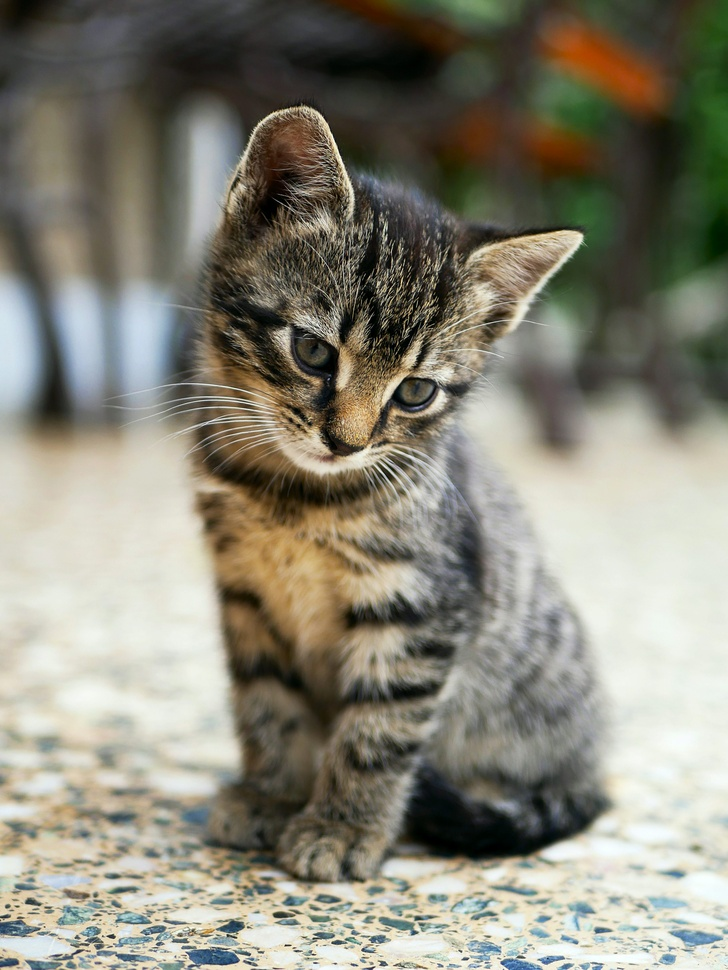
%> input picture pictures/cat.jpeg, 728 x 970 px, shrunk from 3000 x 3999 before the run
$ octave partA.m   (GNU Octave 9; MATLAB toolbox functions it lacks are replaced by stand-ins)
%> lines starting %> are read from the running program, lines starting %| are printed output that depends on the picture; in (x1, y1, x2, y2) boxes, pixels count from 0 and x2, y2 are one past the last pixel; in counts of white or black regions, pixels touching at a corner belong together; the program's own positions count from 1
% Apply low pass filtering by multiplication in frequency domain. Show filtered image in spatial domain.
% Apply high pass filtering by multiplication in frequency domain. Show filtered image in spatial domain.
% Add noise to your images. Does spatial domain filtering (median filtering, spatial domain gauss filter, etc.) work better to remove this noise or frequency domain filtering?
clear all;
close all;

img1 = rgb2gray(imread("../../pictures/cat.jpeg"));
%> img1: size 970x728 uint8; min 0, max 254, mean 132.8
img2 = rgb2gray(imread("../../pictures/dog.png"));
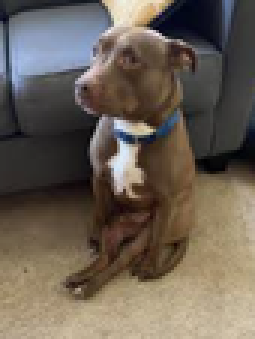
%> input picture pictures/dog.png, 85 x 113 px, shrunk from 350 x 466 before the run (shown 3 times larger)
%> img2: size 113x85 uint8; min 0, max 240, mean 98.2

figure();
imshow(img1);
title("Original Image 1");
figure();
imshow(img2);
title("Original Image 2");

% Convert img to frequency domain
I1 = fftshift(fft2(img1));
I2 = fftshift(fft2(img2));

% Make LPF and HPF
LPF1 = make_filter(I1, 30, 'lowpass');
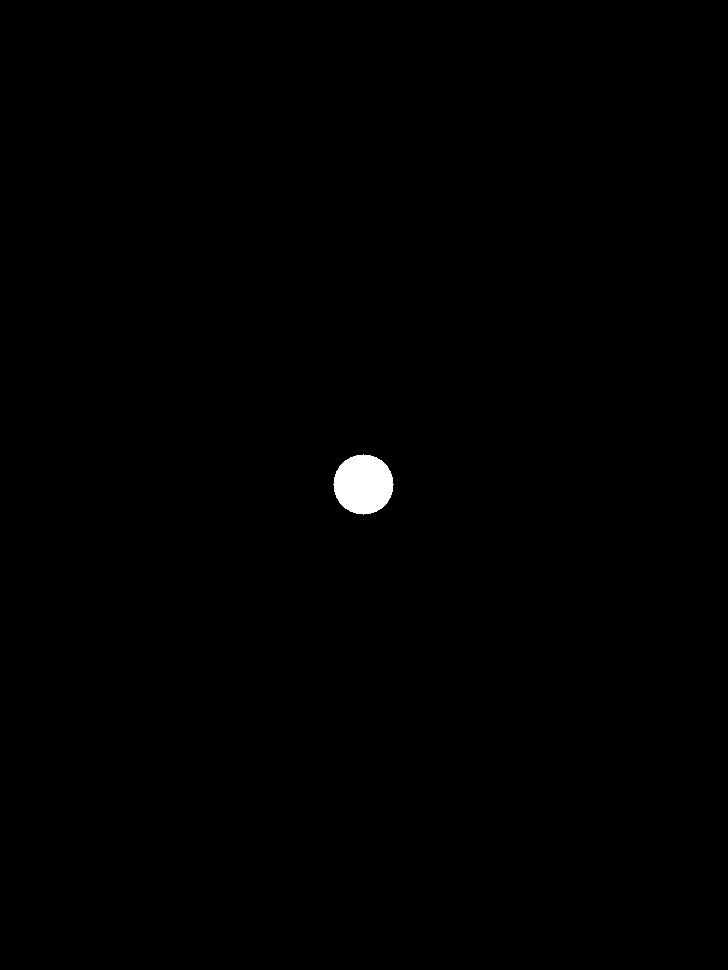
%> LPF1: size 970x728 double; values 0 (black) and 1 (white), 0.4% white; 1 white region, box (x1, y1, x2, y2) and area: (333, 454, 394, 515) 2821
HPF1 = make_filter(I1, 30, 'highpass');

LPF2 = make_filter(I2, 30, 'lowpass');
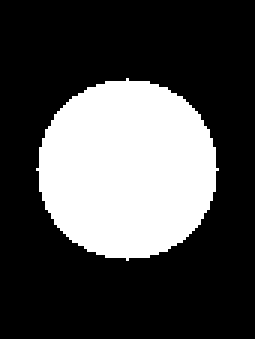
%> LPF2: size 113x85 double (shown 3 times larger); values 0 (black) and 1 (white), 29.4% white; 1 white region, box (x1, y1, x2, y2) and area: (12, 26, 73, 87) 2821
HPF2 = make_filter(I2, 30, 'highpass');

% Apply LPF
I1_LPF = (ifft2(I1 .* LPF1));
I2_LPF = (ifft2(I2 .* LPF2));

% Apply HPF
I1_HPF = (ifft2(I1 .* HPF1));
I2_HPF = (ifft2(I2 .* HPF2));

% Display filter results
figure();
imshow(real(I1_LPF), []);
title('Low-Pass Filtered Image 1');
figure();
imshow(real(I1_HPF), []);
title('High-Pass Filtered Image 1');

figure();
imshow(real(I2_LPF), []);
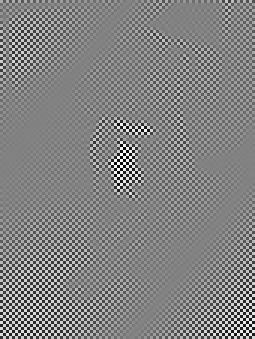
%> displayed picture: size 113x85, on the screen's scale of 0 to 255 (shown 3 times larger); min 0, max 255, mean 129.4
title('Low-Pass Filtered Image 2');
figure();
imshow(real(I2_HPF), []);
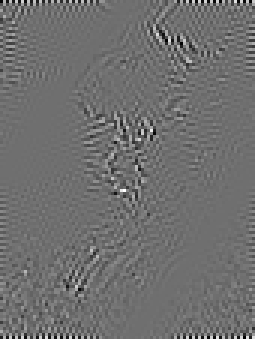
%> displayed picture: size 113x85, on the screen's scale of 0 to 255 (shown 3 times larger); min 0, max 255, mean 111
title('High-Pass Filtered Image 2');

% ------------------------------------------------------- %

% Add noise to the images
noised1 = imnoise(img1, 'gaussian', 0, 0.01);
noised2 = imnoise(img2, 'gaussian', 0, 0.01);
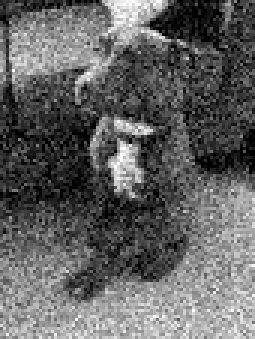
%> noised2: size 113x85 uint8 (shown 3 times larger); min 0, max 255, mean 98.6

% Display noisy images
figure();
imshow(noised1);
title('Noisy Image 1');
figure();
imshow(noised2);
title('Noisy Image 2');

% Step 7: Spatial domain filtering
% Median filtering
noise1_median = medfilt2(noised1, [3 3]);
noise2_median = medfilt2(noised2, [3 3]);

% Gaussian filtering
h = fspecial('gaussian', [5 5], 1);
noise1_gaussian = imfilter(noised1, h);
noise2_gaussian = imfilter(noised2, h);
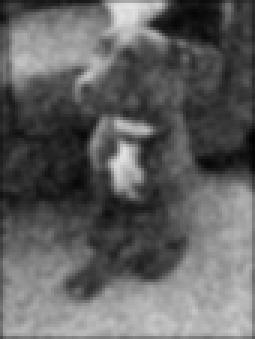
%> noise2_gaussian: size 113x85 uint8 (shown 3 times larger); min 3, max 228, mean 96.9

% Display spatial filter results
subplot(1, 2, 1);
imshow(noise1_median);
title('Median Filtered Image 1');

subplot(1, 2, 2);
imshow(noise1_gaussian);
title('Gaussian Filtered Image 1');

subplot(1, 2, 1);
imshow(noise2_median);
title('Median Filtered Image 2');

subplot(1, 2, 2);
imshow(noise2_gaussian);
title('Gaussian Filtered Image 2');

% Function to create filter
function filter = make_filter(I, radius, type)
    [rows, cols] = size(I);
    crow = round(rows/2); % Center of circle
    ccol = round(cols/2); % Center of circle

    % Create a meshgrid for the filter
    [x, y] = meshgrid(1:cols, 1:rows);
    distance = sqrt((x - ccol).^2 + (y - crow).^2);

    if strcmp(type, "lowpass")
        filter = double(distance <= radius);
    elseif strcmp(type, "highpass")
        filter = double(distance > radius);
    else
        disp("Invalid Filter Type");
    end
end
